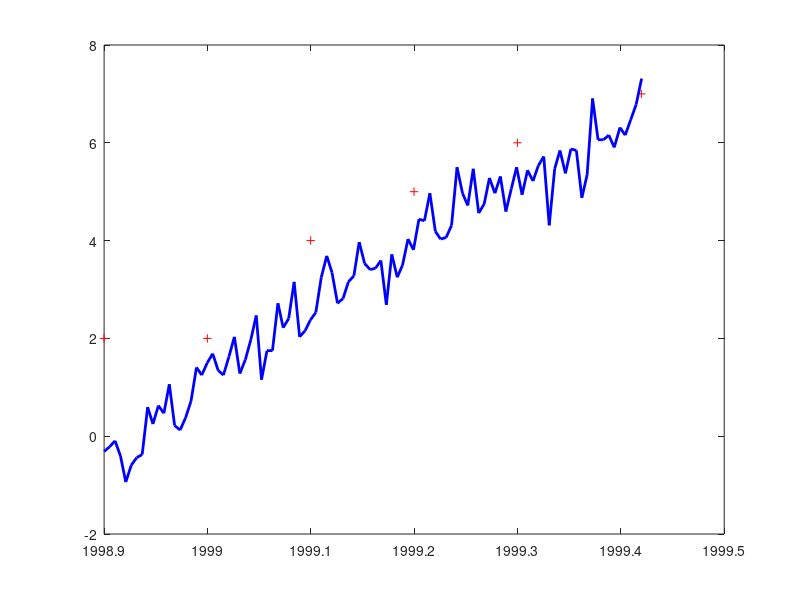

MATLAB code to generate this figure: (Note: this script raises an error after producing the figure.)
x = [1998.9 1999 1999.1 1999.2 1999.3 1999.42]
y = [2 2 4 5 6 7];
coef = polyfit(x,y,5);
xx = linspace(x(1),x(end));
plot(x,y,'r+',xx,polyval(coef,xx),'b-','LineWidth',2)

hold on

for i = 1:100
ys(i) = lagrange(x,y,xx(i));
end 

plot(xx,ys,'g-','LineWidth',2)

